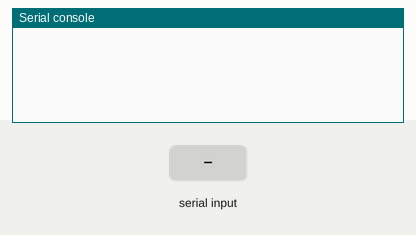
Recording of a program running on a simulated ESP32 board running MicroPython. Parts: the last lines printed to the serial console. The test bench sets the inputs (shaded band).

Above: at 1.2 s.
1.3 s: "0\n" received over the second serial link
At 2.5 s:
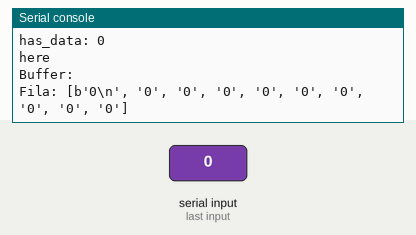
2.8 s: "1\n" received over the second serial link
At 3.6 s:
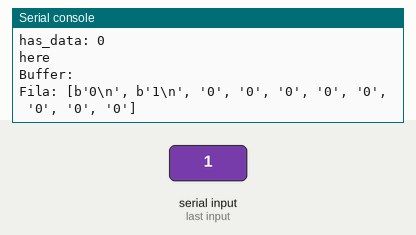
4.3 s: "2\n" received over the second serial link
At 4.8 s:
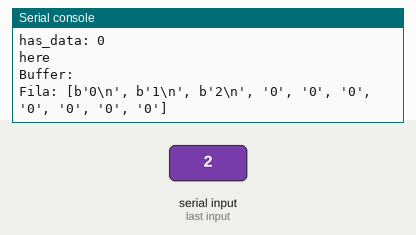
5.8 s: "0\n" received over the second serial link
At 7.0 s:
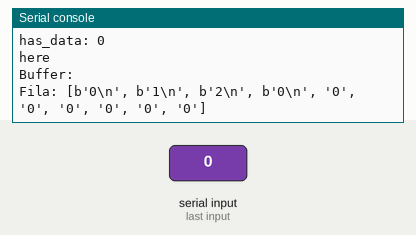
7.3 s: "1\n" received over the second serial link
At 8.2 s:
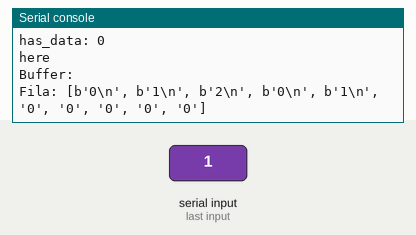
8.8 s: "2\n" received over the second serial link
At 9.4 s:
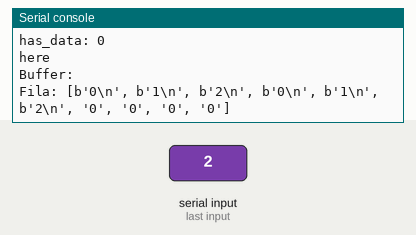
Timing chart, 0 to 11.3 s (numbered marks = the images above; inputs shaded):
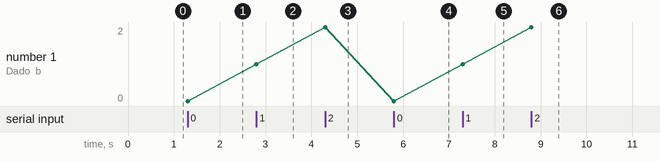

The program:

get_data_from_rfid.py
```python
#****************************************************************************************************************************
#   --------------------------------------------------------------------------------------------------------------------
#   @Autecla: Receive from UART_serial and store in buffer
#   Sketch/program using micropython to read data from RFID_Module by UART_serial and store the received data in the Circular Buffer
#   Tip: To test this program, you can use an arduino and the program found in "Arduino/test_serial_arduino"
#   ESP32 Port:
#       Pin_RX = 16
#       Pin_TX = 17
#   --------------------------------------------------------------------------------------------------------------------
#****************************************************************************************************************************

from machine import UART

class CircularBuffer:

    #Constructor
    def __init__(self):
        self.queue = ['0' for i in range(10)] #Initializing the list
        self.has_data = ['0' for i in range(10)] #A list to check if the position data is available for a new data
        self.head = 0
        self.tail = 0
        self.maxSize = 10 #TAM_BUFFER

    #Adding elements to the queue
    def enqueue(self, data):
        #if (self.size() == self.maxSize-1):
        #    return ("Queue Full! Back to the beginning of the queue!")
        print('has_data:', self.has_data[self.tail])
        if (self.has_data[self.tail] == '0'):
            print('here')
            self.queue[self.tail] = data
            self.has_data[self.tail] = 1
            self.tail = (self.tail + 1) % self.maxSize
            return True

    #Removing elements from the queue
    def dequeue(self):
        if (self.has_data[self.head] == 0):
            return ("Queue Empty!")
        if (self.has_data[self.head] == 1):
            data = self.queue[self.head]
            self.has_data[self.head] = 0
            self.head = (self.head + 1) % self.maxSize
            return data

    #Calculating the size of the queue
    def size(self):
        if (self.tail>=self.head):
            return (self.tail-self.head)
        return (self.maxSize - (self.head-self.tail))

    #Printing the queue information
    def print_queue(self):
        print('Fila:', self.queue)
        return True

    def print_has_data(self):
        print('Has_data[]:', self.has_data)
        return True

    def print_head(self):
        print('Head:', self.head)
        return True

    def print_tail(self):
        print('Tail:', self.tail)
        return True


urt = UART(2, 9600)
urt.init(9600, bits=8, parity=None, stop=1, tx=17, rx=16)
buffer_data = CircularBuffer()

while True:
  if (urt.any()):
    dados = urt.readline()
    print('Dado:', dados)
    buffer_data.enqueue(dados)
    #file = open("Matrix.txt","w")
    #file.write(dados)
    #file.close()
    print('Buffer:')
    buffer_data.print_queue()
```

Measured:
- after the input at 1.3 s, the serial console: prints a new line at once (image 1)
- after the input at 2.8 s, the serial console: prints a new line at once (image 2)
- after the input at 4.3 s, the serial console: prints a new line at once (image 3)
- after the input at 5.8 s, the serial console: prints a new line at once (image 4)
- after the input at 7.3 s, the serial console: prints a new line at once (image 5)
- after the input at 8.8 s, the serial console: prints a new line at once (image 6)
- plotted number 1: 0 → 1 after the input at 2.8 s, 1 → 2 after the input at 4.3 s
